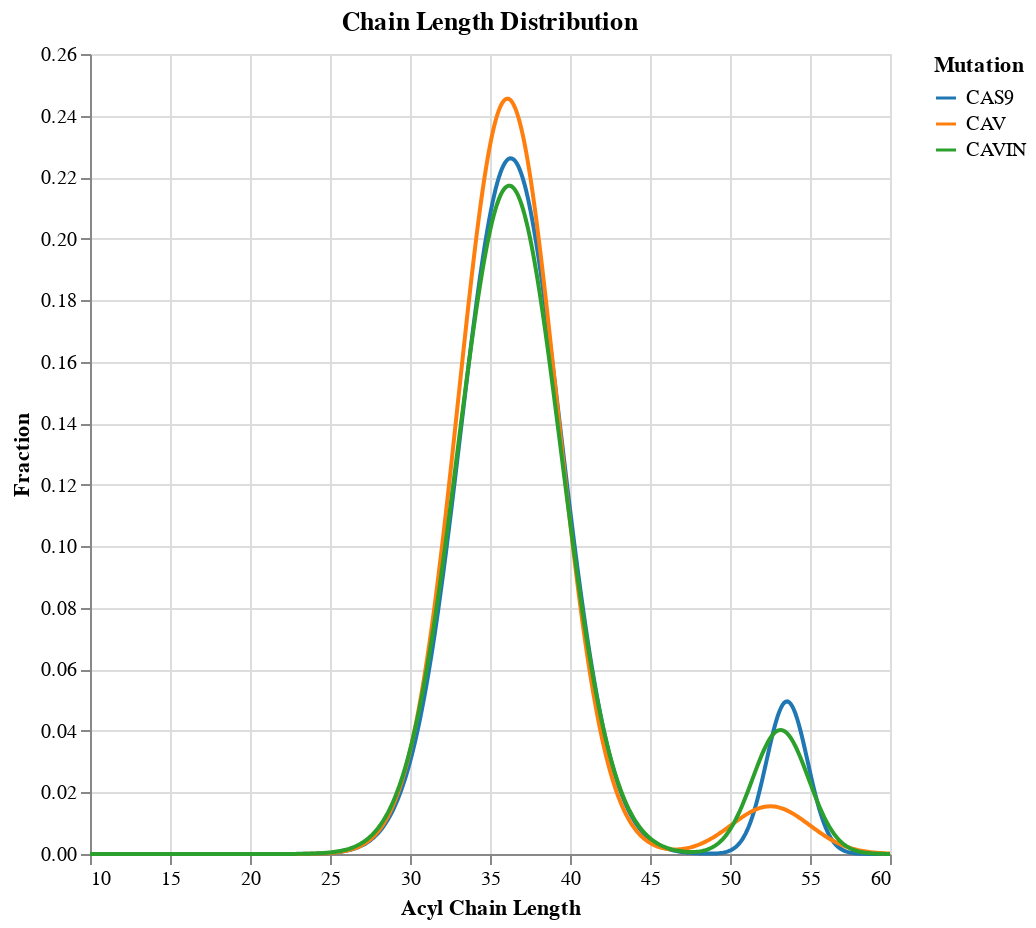

This figure's notebook cell:
### Code cell
l_bimodal = alt.layer(*line_chart_only[:]).properties(title='Chain Length Distribution', width=400, height=400)
l_bimodal.save('graphs/cas_cav_cavin/chain_length/GaussianCurve_Overlap.png', ppi=300, engine='vl-convert')
l_bimodal

### Figure 1 — Vega-Lite specification as saved in the notebook (floating-point values rounded to 4 significant figures; data arrays with more than 128 entries replaced by an {"elided": "..."} marker saying what was removed)
{"config": {"view": {"continuousWidth": 300, "continuousHeight": 300}}, "layer": [{"data": {"name": "data-2007da9f8350d199b3f43650ccd01eb6"}, "mark": {"type": "line", "color": "#1f77b4"}, "encoding": {"color": {"field": "Mutation", "scale": {"range": ["#1f77b4", "#ff7f0e", "#2ca02c"]}, "type": "nominal"}, "x": {"field": "Acyl Chain Length", "type": "quantitative"}, "y": {"field": "Fraction", "type": "quantitative"}}}, {"data": {"name": "data-16bc5afcfaf2460374ec01a27340de26"}, "mark": {"type": "line", "color": "#ff7f0e"}, "encoding": {"color": {"field": "Mutation", "scale": {"range": ["#1f77b4", "#ff7f0e", "#2ca02c"]}, "type": "nominal"}, "x": {"field": "Acyl Chain Length", "type": "quantitative"}, "y": {"field": "Fraction", "type": "quantitative"}}}, {"data": {"name": "data-f392947e4222838f4315aeee7f08209f"}, "mark": {"type": "line", "color": "#2ca02c"}, "encoding": {"color": {"field": "Mutation", "scale": {"range": ["#1f77b4", "#ff7f0e", "#2ca02c"]}, "type": "nominal"}, "x": {"field": "Acyl Chain Length", "type": "quantitative"}, "y": {"field": "Fraction", "type": "quantitative"}}}], "height": 400, "title": "Chain Length Distribution", "width": 400, "$schema": "https://vega.github.io/schema/vega-lite/v5.17.0.json", "datasets": {"data-2007da9f8350d199b3f43650ccd01eb6": {"elided": "500 records"}, "data-16bc5afcfaf2460374ec01a27340de26": {"elided": "500 records"}, "data-f392947e4222838f4315aeee7f08209f": {"elided": "500 records"}}}
